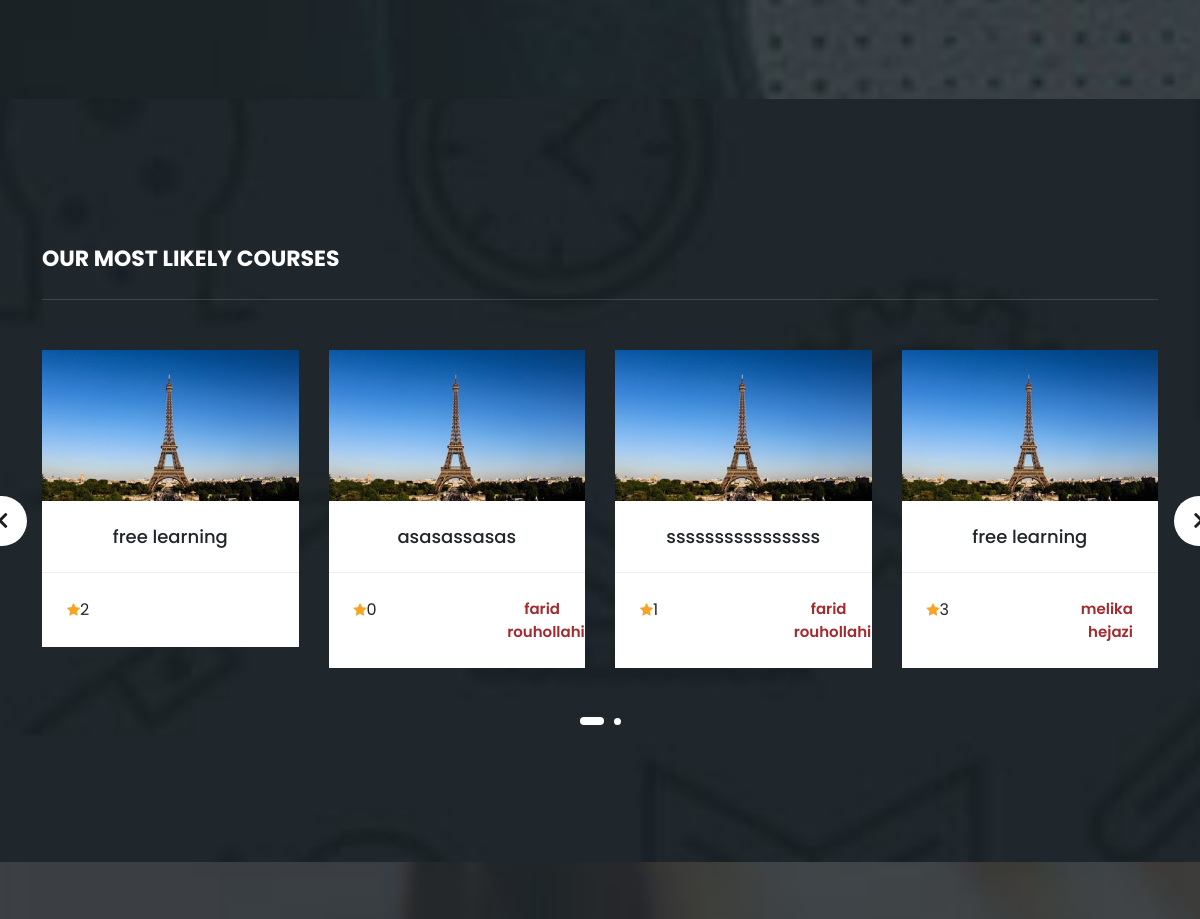
Before: /contact (middle part) with the older database file.
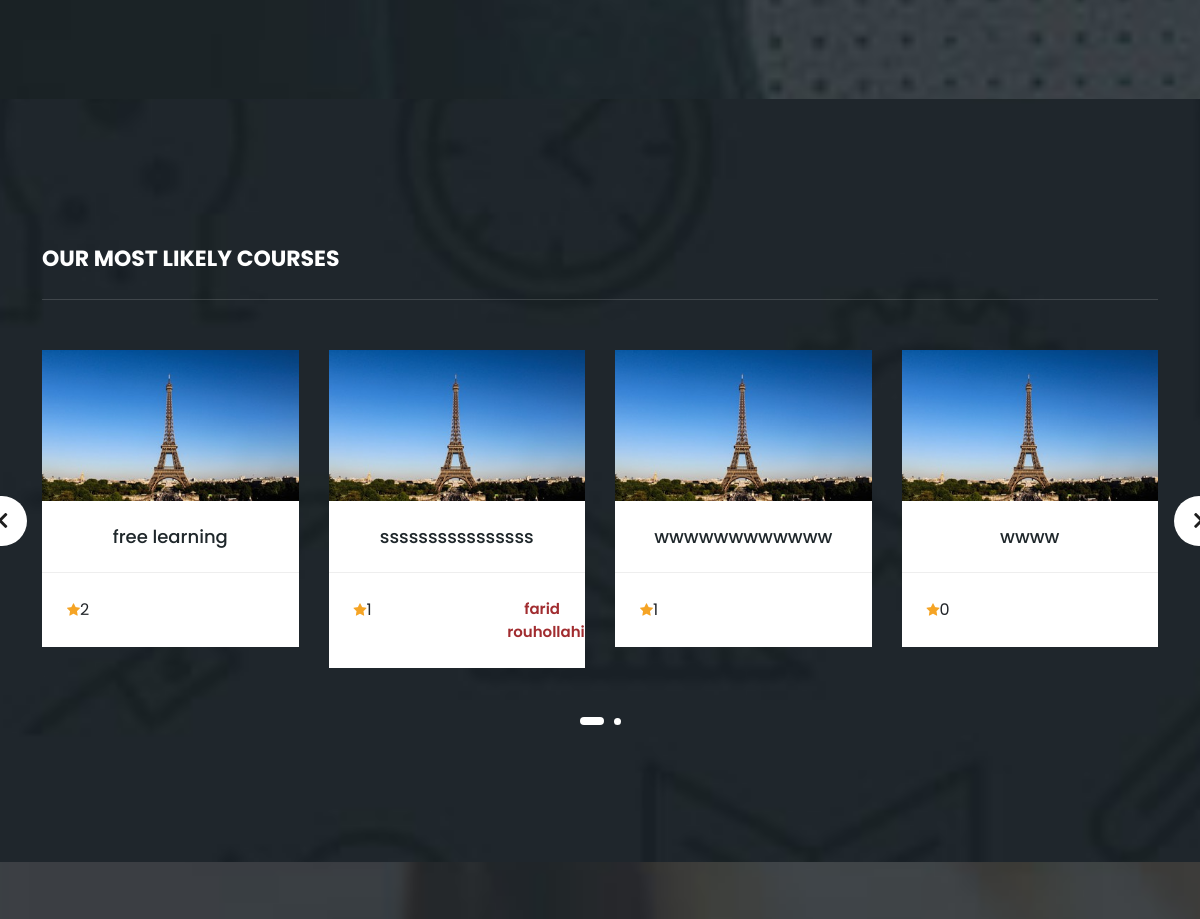
After: the same page with the newer database file.
### blog/models.py (models this page shows, shortened)
class Post(models.Model):
    image = models.ImageField(upload_to='blog/', default='blog/default.jpg')
    tags = TaggableManager(blank=True)
    category = models.ManyToManyField(Category)
    author = models.ForeignKey(User, on_delete=models.SET_NULL, null=True)
    title = models.CharField(max_length=255)
    content = models.TextField()
    counted_view = models.IntegerField(default=0)
    status = models.BooleanField(default=False)
    created_date = models.DateTimeField(auto_now_add=True)
    updated_date = models.DateTimeField(auto_now=True)
    published_date = models.DateTimeField(null=True)
    like = models.IntegerField(default=0)
    class Meta:
        ordering = ["-created_date"]

### mysite/views.py (the view, shortened to what this page needs)
# urls.py: path("contact", contact_view, name='contact'),
def contact_view(request):
    form = ContactForm()
    return render(request, "mysite/index.html", {"form": form})

### mysite/templatetags/website_tags.py (called while the page is built)
@register.inclusion_tag('mysite/most-recently-post.html')
def most_recently_post():
    posts = Post.objects.filter(
        published_date__lte=timezone.now(), status=1).order_by("published_date")[:6]
    return {'posts': posts}

### templates/mysite/index.html (shortened to what this page needs)
{% extends 'base.html' %}
{% load static %}
{% block content %}
{% load website_tags %}
<section class="apply-now" id="apply">
</section>
{% most_recently_post %}
<section class="our-facts">
</section>
{% endblock %}

### templates/mysite/most-recently-post.html
{% load static %}
<section class="our-courses" id="courses">
    <div class="container">
        <div class="row">
            <div class="col-lg-12">
                <div class="section-heading">
                    <h2>Our Most Likely Courses</h2>
                </div>
            </div>
            <div class="col-lg-12">
                <div class="owl-courses-item owl-carousel">
                    {% for post in posts %}
                    <div class="item">
                        <img src="{{post.image.url}}" alt="Course One">
                        <div class="down-content">
                            <h4>{{post.title}}</h4>
                            <div class="info">
                                <div class="row">
                                    <div class="col-8">
                                        <ul>
                                            <li><i class="fa fa-star"></i>{{post.like}}</li>
                                        </ul>
                                    </div>
                                    <div class="col-4">
                                        <span>{{post.author.get_full_name}}</span>
                                    </div>
                                </div>
                            </div>
                        </div>
                    </div>
                    {% endfor %}
                </div>
            </div>
        </div>
    </div>
</section>

Changed rows visible on the page:
no longer on this page (row edited): Post: image (placeholder picture), title "asasassasas", like "0", author.get_full_name "farid rouhollahi"
no longer on this page (row edited): Post: image (placeholder picture), title "free learning", like "3", author.get_full_name "melika hejazi"
now on this page (row edited): Post: image (placeholder picture), title "wwwwwwwwwwww", like "1"
now on this page (row edited): Post: image (placeholder picture), title "wwww", like "0"
